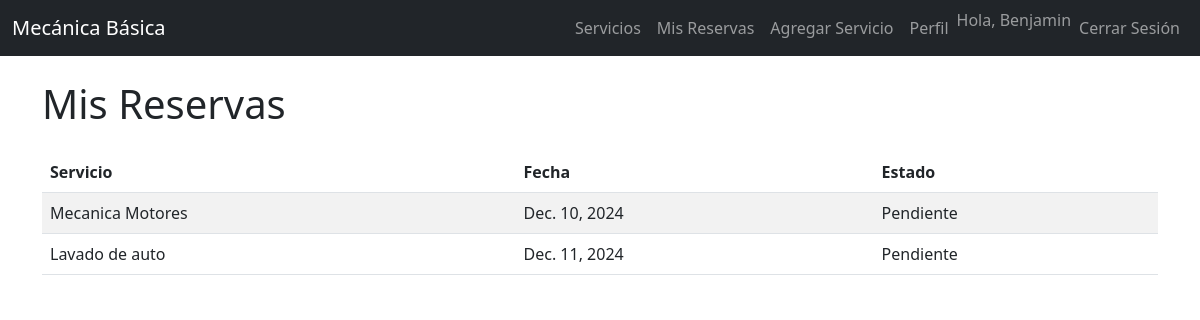
The app's page /my_bookings/ (signed in) with its own data.
### core/models.py (models this page shows, shortened)
class Booking(models.Model):
    STATUS_CHOICES = [
        ('PEND', 'Pendiente'),
        ('CONF', 'Confirmada'),
        ('COMP', 'Completada'),
        ('CANC', 'Cancelada'),
    ]
    user = models.ForeignKey(User, on_delete=models.CASCADE, related_name='bookings') #usuario que realiza la reserva, al igual que 'mechanic', si se elimina 'user' se eliminan sus reservas
    service = models.ForeignKey(Service, on_delete=models.CASCADE, related_name='bookings') #mismo procedimiento de 'user' y 'mechanic' aquí
    date = models.DateField()
    status = models.CharField(max_length=4, choices=STATUS_CHOICES, default='PEND') #booking status

class Service(models.Model):
    CATEGORY_CHOICES = [
        ('MANT', 'Mantenimiento'),
        ('REPA', 'Reparación'),
        ('OTRO', 'Otro')
    ]
    mechanic = models.ForeignKey(MechanicProfile, on_delete=models.CASCADE, related_name='services') #cada servicio pertenece a un mecánico, en caso de que se elimine uno, se eliminan sus servicios
    name = models.CharField(max_length=100)
    category = models.CharField(max_length=5, choices=CATEGORY_CHOICES, default='OTRO')
    details = models.TextField(default="")
    price = models.DecimalField(max_digits=7, decimal_places=2)

### core/views_html.py (the view)
# urls.py: path('my_bookings/', my_bookings, name='my_bookings'),
@login_required
def my_bookings(request):
    bookings = Booking.objects.filter(user=request.user)
    return render(request, 'my_bookings.html', {'bookings': bookings})

### core/templates/my_bookings.html (shortened to what this page needs)
{% extends "base.html" %}
{% block content %}
<h1 class="mb-4">Mis Reservas</h1>
<table class="table table-striped">
    <thead>
        <tr>
            <th>Servicio</th>
            <th>Fecha</th>
            <th>Estado</th>
        </tr>
    </thead>
    <tbody>
    {% for booking in bookings %}
        <tr>
            <td>{{ booking.service.name }}</td>
            <td>{{ booking.date }}</td>
            <td>{{ booking.get_status_display }}</td>
        </tr>
    {% endfor %}
    </tbody>
</table>
{% endblock content %}

### core/templates/base.html (shortened to what this page needs)
<!DOCTYPE html>
<html lang="es">
<head>
  <link href="https://cdn.jsdelivr.net/npm/bootstrap@5.3.0/dist/css/bootstrap.min.css" rel="stylesheet">
</head>
<body>
  <nav class="navbar navbar-expand-lg navbar-dark bg-dark">
    <div class="container-fluid">
      <a class="navbar-brand" href="{% url 'home' %}">Mecánica Básica</a>
      <div class="collapse navbar-collapse" id="navbarNav">
        <ul class="navbar-nav ms-auto">
          {% if user.is_authenticated %}
          <li class="nav-item">
            <a class="nav-link" href="{% url 'services_view' %}">Servicios</a>
          </li>
          <li class="nav-item">
            <a class="nav-link" href="{% url 'my_bookings' %}">Mis Reservas</a>
          </li>
          {% if user.mechanicprofile %}
          <li class="nav-item">
            <a class="nav-link" href="{% url 'add_service' %}">Agregar Servicio</a>
          </li>
          {% else %}
          <li class="nav-item">
            <a class="nav-link" href="{% url 'become_mechanic' %}">Hacerse Mecánico</a>
          </li>
          {% endif %}
          <li class="nav-item">
            <a class="nav-link" href="{% url 'profile' %}">Perfil</a>
          </li>
          <li class="nav-item">
            <span class="navbar-text">Hola, {{ user.username }}</span>
          </li>
          <li class="nav-item">
            <a class="nav-link" href="{% url 'logout' %}">Cerrar Sesión</a>
          </li>
          {% endif %}
        </ul>
      </div>
    </div>
  </nav>
  <div class="container mt-4">
    {% block content %}{% endblock content %}
  </div>
</body>
</html>

### records on screen
Booking: service.name "Mecanica Motores", date "Dec. 10, 2024", status "Pendiente"
Booking: service.name "Lavado de auto", date "Dec. 11, 2024", status "Pendiente"

### other values on screen
{{ user.username }} "Benjamin"
